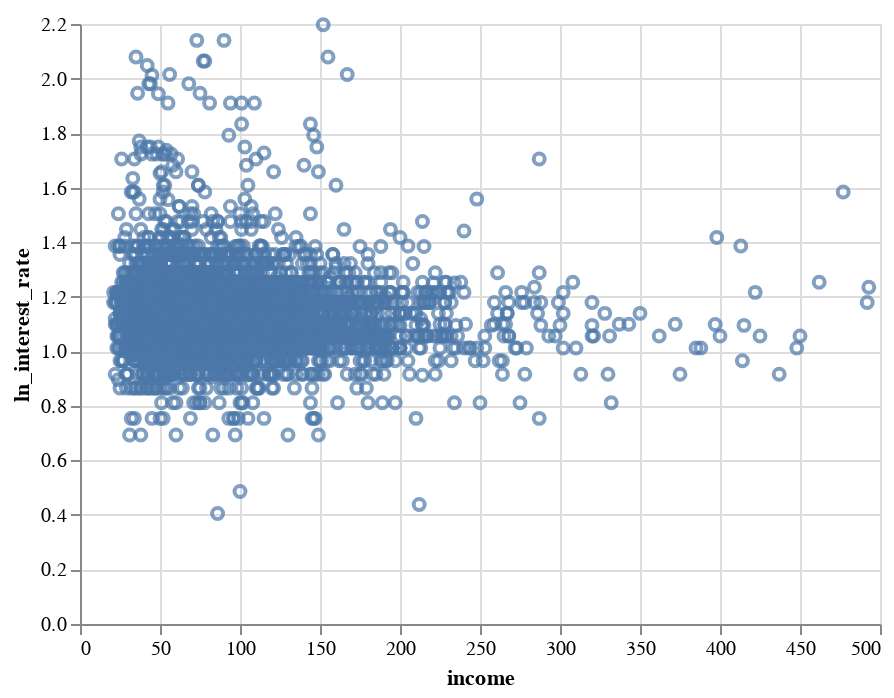

The code cell stored with this chart in its notebook:
### Code cell
scatterplot(regression_df[regression_df.derived_race == 'Hispanic or Latino'])

### Figure 1 — Vega-Lite specification as saved in the notebook (floating-point values rounded to 4 significant figures; data arrays with more than 128 entries replaced by an {"elided": "..."} marker saying what was removed)
{"usermeta": {"embedOptions": {"theme": "fivethirtyeight"}}, "config": {"view": {"continuousWidth": 400, "continuousHeight": 300}}, "data": {"name": "data-92826dc4e405403d9df8e5b25caa9433"}, "mark": "point", "encoding": {"x": {"field": "income", "type": "quantitative"}, "y": {"field": "ln_interest_rate", "type": "quantitative"}}, "$schema": "https://vega.github.io/schema/vega-lite/v4.17.0.json", "datasets": {"data-92826dc4e405403d9df8e5b25caa9433": {"elided": "5000 records"}}}
